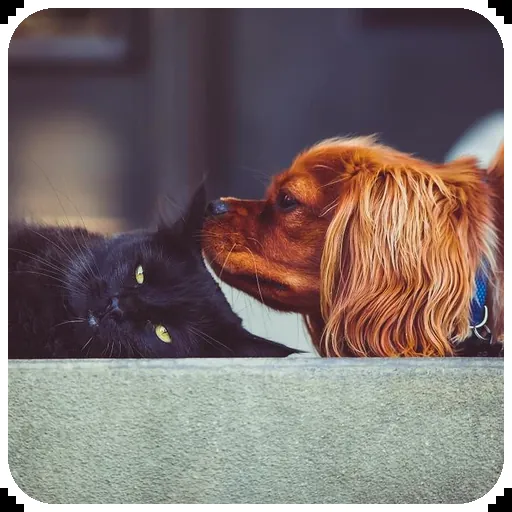
#> input picture porteos/stickerazo/web/memes/amor_01.webp, 512 x 512 px
$ python -i memes_libres.py   (imports and definitions only)
#> lines starting #> are read from the running program, lines starting #| are printed output that depends on the picture
# Memes con fotos de verdad pero libres para uso comercial: sólo CC0 o dominio público (Openverse: Flickr, Wikimedia…),
# sin personas (animales, comida, cosas). Se bajan, se eligen a mano mirando las hojas de contacto, se encuadran (rembg,
# sólo como herramienta acá: no va en la app), se «arruinan» a propósito (estilo xD) y el texto lo pone la app.
# Cada foto queda anotada (título, autor, licencia, enlace) en web/memes/FUENTES.txt.
# uso:
#   python3 -I herramientas/memes_libres.py buscar          → /tmp/claude-0/sz_libres/candidatos.json
#   python3 -I herramientas/memes_libres.py vistas          → miniaturas (9 por búsqueda) y hojas de contacto numeradas
#   /tmp/claude-0/vrem/bin/python -I herramientas/memes_libres.py armar   → web/memes/*.webp, web/memes.js y FUENTES.txt
import json, os, re, sys, time, urllib.parse, urllib.request

RAIZ = os.path.dirname(os.path.dirname(os.path.abspath(__file__)))
TMP = '/tmp/claude-0/sz_libres'
UA = 'Stickerazo-memes/0.1 (busqueda de fotos de dominio publico)'
LICENCIAS_OK = {'cc0', 'pdm'}
PERSONAS = re.compile(r'\b(man|men|woman|women|girl|boy|people|person|child|children|kid|kids|baby|portrait|selfie|face of|wedding|bride|model|crowd|hombre|mujer|niñ|gente|persona|retrato)\b', re.I)
BUSQUEDAS = [
    # bichos de acá y de Latinoamérica
    'capybara', 'capybara funny', 'rufous hornero', 'greater rhea', 'guanaco', 'magellanic penguin', 'jaguar cub', 'puma',
    'llama funny', 'alpaca', 'vicuna', 'armadillo', 'monk parakeet', 'southern lapwing', 'andean condor', 'toucan',
    'howler monkey', 'caiman', 'axolotl', 'hummingbird', 'macaw', 'sloth', 'giant anteater', 'coati', 'guinea pig',
    'spectacled bear', 'pudu', 'flamingo', 'iguana', 'tapir',
    # los clásicos de los memes
    'cat funny', 'cat yawning', 'kitten', 'grumpy cat', 'cat surprised', 'dog funny', 'dog tongue', 'puppy', 'pug',
    'chihuahua', 'dog sleeping', 'goat', 'sheep', 'cow', 'donkey', 'horse funny', 'owl', 'duck', 'chicken', 'rooster',
    'pigeon', 'seagull', 'hamster', 'rabbit', 'frog', 'seal', 'monkey', 'raccoon', 'hedgehog', 'squirrel', 'parrot',
    # el morfi
    'empanada', 'asado barbecue', 'mate yerba', 'croissant', 'pizza slice', 'taco', 'arepa', 'hot dog', 'ice cream cone',
]


def api(q, pagina=1):
    url = 'https://api.openverse.org/v1/images/?' + urllib.parse.urlencode({'q': q, 'license': 'cc0,pdm', 'category': 'photograph', 'page_size': 20, 'page': pagina, 'mature': 'false'})
    with urllib.request.urlopen(urllib.request.Request(url, headers={'User-Agent': UA}), timeout=30) as r: return json.load(r)


# [57 lines left out: functions buscar, traer, vistas, not called in this run]


# (centro x, centro y, lado como fracción del lado corto) de las que no se encuadran solas
RECORTES = {'morfi_01': (0.43, 0.42, 0.78)}
TIRA = 120   # (alto de la franja blanca de los memes «tira», en los 512 de la imagen)


# ---- los efectos «xD» (sobre la foto de 512×512) ----
# [20 lines left out: functions ojo_de_pez, deformar, not called in this run]


def quemar(im, fuerte=1.0):
    import io
    from PIL import Image, ImageEnhance
    im = ImageEnhance.Sharpness(ImageEnhance.Contrast(ImageEnhance.Color(im).enhance(1 + 1.3 * fuerte)).enhance(1 + .45 * fuerte)).enhance(1 + 2.5 * fuerte)
    for q in (16, 12):
        b = io.BytesIO(); im.resize((300, 300)).save(b, 'JPEG', quality=q); im = Image.open(b).convert('RGB').resize((512, 512), Image.BICUBIC)
    return im


# [5 lines left out: function trucha, not called in this run]


def espejo(im):
    from PIL import Image
    a = im.copy(); a.paste(a.crop((0, 0, 256, 512)).transpose(Image.FLIP_LEFT_RIGHT), (256, 0)); return a


# [92 lines left out: functions lentes, aplicar, armar, not called in this run]


# [2 lines not run here, left out]

>>> import cv2
>>> picture = cv2.imread('../web/memes/amor_01.webp', cv2.IMREAD_GRAYSCALE)
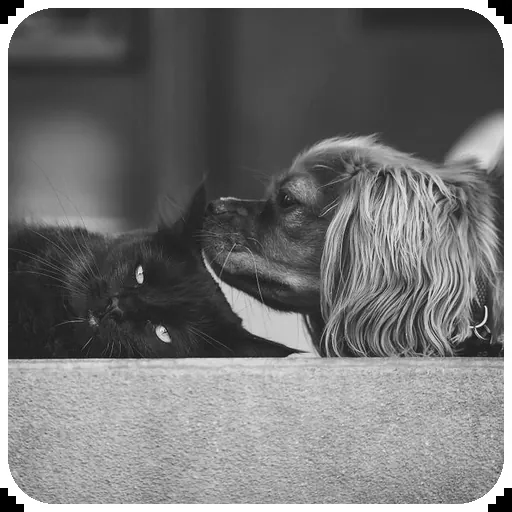
#> picture: shape (512, 512); min 0, max 255, mean 116.5
>>> result = quemar(picture)
#> (the run stopped early here; a loop or call above may not have finished)

$ run again, on porteos/stickerazo/web/memes/andes_05.webp
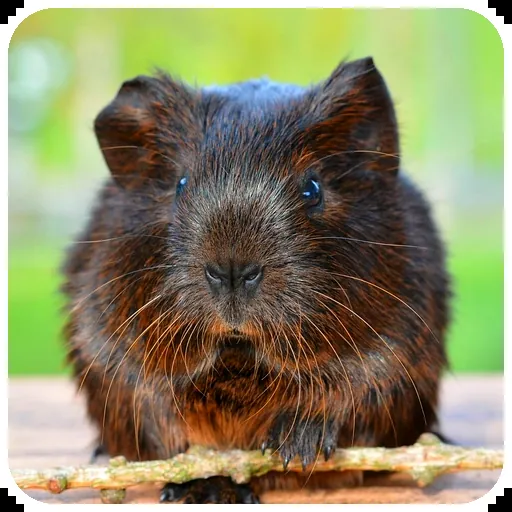
#> input picture porteos/stickerazo/web/memes/andes_05.webp, 512 x 512 px
#> `picture = cv2.imread('../web/memes/amor_01.webp', cv2.IMREAD_GRAYSCALE)`:
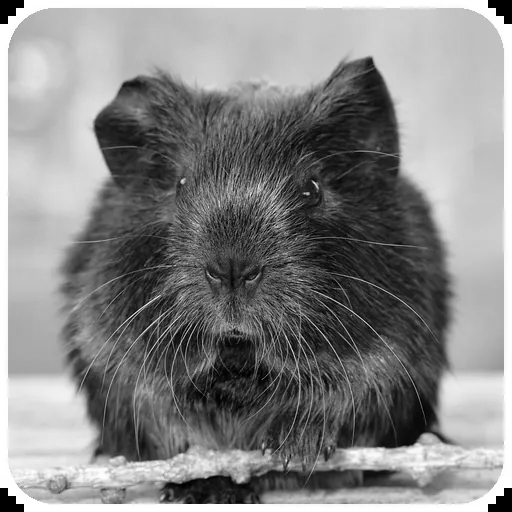
#> picture: shape (512, 512); min 0, max 255, mean 134.3

$ run again, on porteos/stickerazo/web/memes/andes_08.webp
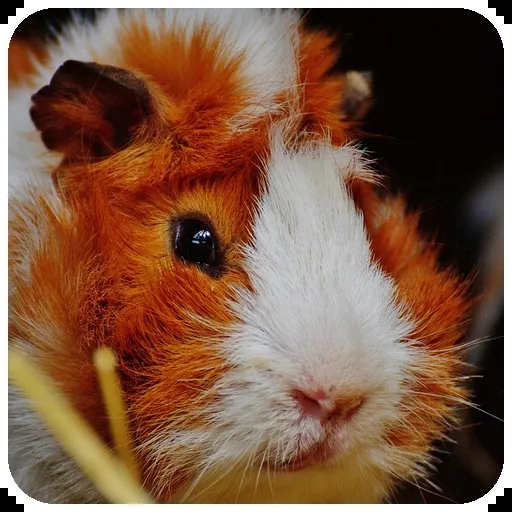
#> input picture porteos/stickerazo/web/memes/andes_08.webp, 512 x 512 px
#> `picture = cv2.imread('../web/memes/amor_01.webp', cv2.IMREAD_GRAYSCALE)`:
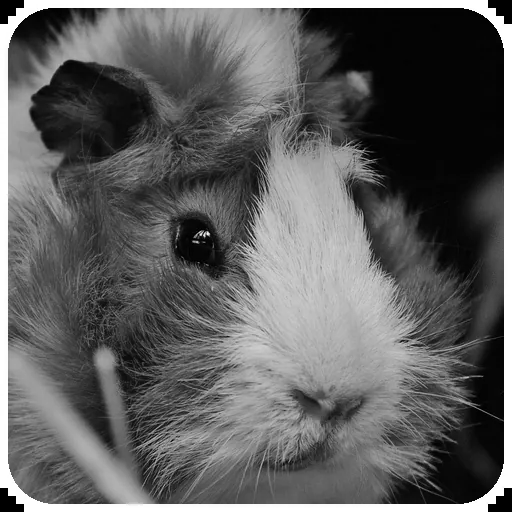
#> picture: shape (512, 512); min 0, max 255, mean 96.8

$ run again, on porteos/stickerazo/web/memes/andes_09.webp
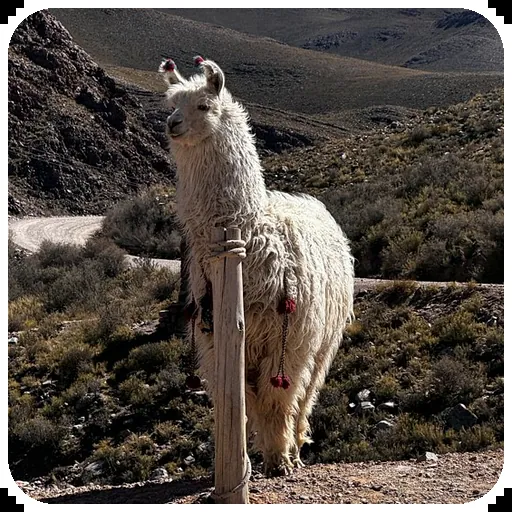
#> input picture porteos/stickerazo/web/memes/andes_09.webp, 512 x 512 px
#> `picture = cv2.imread('../web/memes/amor_01.webp', cv2.IMREAD_GRAYSCALE)`:
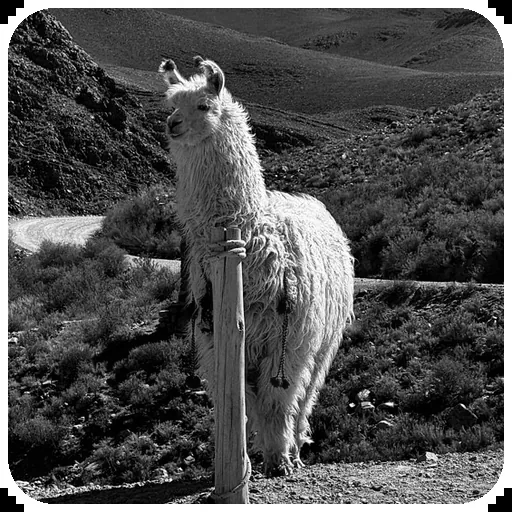
#> picture: shape (512, 512); min 0, max 255, mean 80.6
